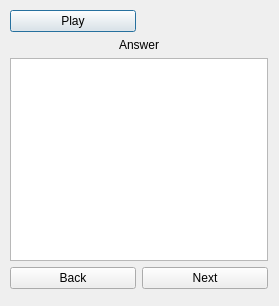
<?xml version="1.0" encoding="UTF-8"?>
<ui version="4.0">
 <class>ModuleDialog</class>
 <widget class="QDialog" name="ModuleDialog">
  <property name="geometry">
   <rect>
    <x>0</x>
    <y>0</y>
    <width>279</width>
    <height>306</height>
   </rect>
  </property>
  <property name="windowTitle">
   <string>Dialog</string>
  </property>
  <widget class="QWidget" name="gridLayoutWidget">
   <property name="geometry">
    <rect>
     <x>10</x>
     <y>10</y>
     <width>258</width>
     <height>279</height>
    </rect>
   </property>
   <layout class="QGridLayout" name="gridLayout_2">
    <item row="0" column="0">
     <widget class="QPushButton" name="playButton">
      <property name="text">
       <string>Play</string>
      </property>
     </widget>
    </item>
    <item row="2" column="0" colspan="2">
     <widget class="QPlainTextEdit" name="answerText"/>
    </item>
    <item row="3" column="0">
     <widget class="QPushButton" name="backButton">
      <property name="text">
       <string>Back</string>
      </property>
     </widget>
    </item>
    <item row="3" column="1">
     <widget class="QPushButton" name="nextButton">
      <property name="text">
       <string>Next</string>
      </property>
     </widget>
    </item>
    <item row="1" column="0" colspan="2">
     <widget class="QLabel" name="answerLabel">
      <property name="text">
       <string>Answer</string>
      </property>
      <property name="alignment">
       <set>Qt::AlignCenter</set>
      </property>
     </widget>
    </item>
   </layout>
  </widget>
 </widget>
 <resources/>
 <connections/>
</ui>
